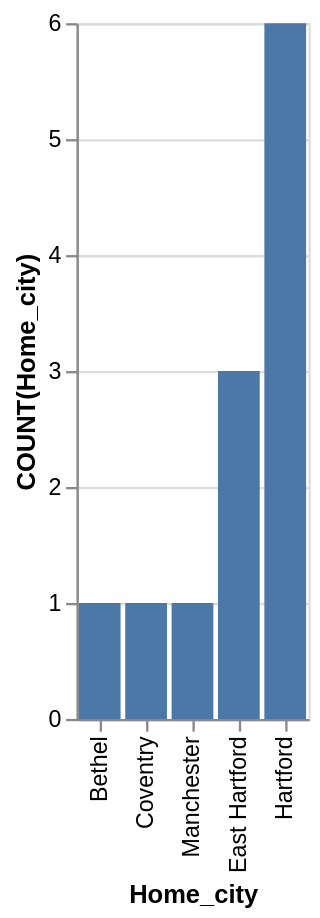

Source (Vega-Lite JSON):
### Vega-Lite specification from a JSON file in a GitHub repository (floating-point values rounded to 4 significant figures)
{"data": {"values": [{"x_data": "Bethel", "y_data": 1}, {"x_data": "Coventry", "y_data": 1}, {"x_data": "Manchester", "y_data": 1}, {"x_data": "East Hartford", "y_data": 3}, {"x_data": "Hartford", "y_data": 6}]}, "mark": "bar", "encoding": {"x": {"field": "x_data", "type": "nominal", "title": "Home_city", "sort": {"op": "sum", "field": "y_data", "order": "ascending"}}, "y": {"field": "y_data", "type": "quantitative", "title": "COUNT(Home_city)"}}}
